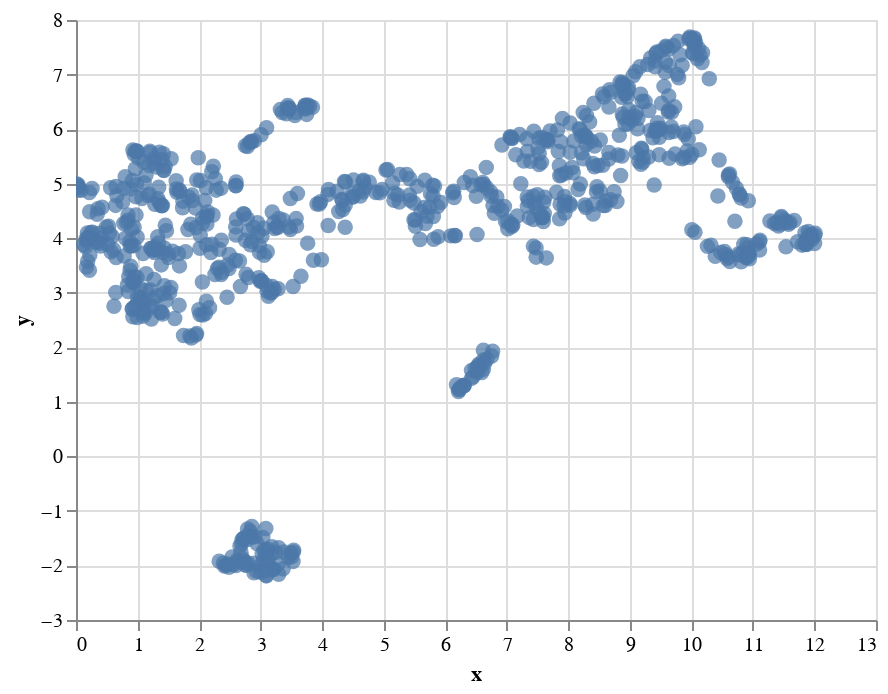

Notebook code cell kept with this figure:
### Code cell
alt.Chart(vis_data).mark_circle(size=60).encode(
    x='x',
    y='y',
    tooltip=['place', 'country']
).interactive()

### Figure 1 — Vega-Lite specification as saved in the notebook (floating-point values rounded to 4 significant figures; data arrays with more than 128 entries replaced by an {"elided": "..."} marker saying what was removed)
{"config": {"view": {"continuousWidth": 400, "continuousHeight": 300}}, "data": {"name": "data-1c28bb01a396a4ff4d41bae48940f157"}, "mark": {"type": "circle", "size": 60}, "encoding": {"tooltip": [{"field": "place", "type": "nominal"}, {"field": "country", "type": "nominal"}], "x": {"field": "x", "type": "quantitative"}, "y": {"field": "y", "type": "quantitative"}}, "selection": {"selector002": {"type": "interval", "bind": "scales", "encodings": ["x", "y"]}}, "$schema": "https://vega.github.io/schema/vega-lite/v4.17.0.json", "datasets": {"data-1c28bb01a396a4ff4d41bae48940f157": {"elided": "780 records"}}}
